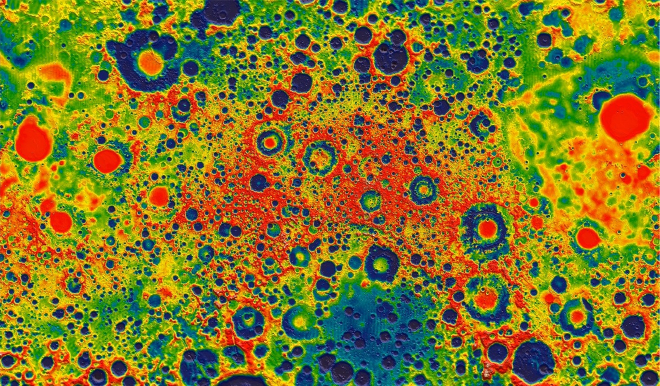
#> input picture grail_gravity_map_moon.jpg, 1319 x 772 px (shown at 1/2 size)
$ python moon_swarm.py   (Python 2 division)
#> lines starting #> are read from the running program, lines starting #| are printed output that depends on the picture
import matplotlib.image as mpimg
import matplotlib.pyplot as plt
import matplotlib.markers as mmarkers
from matplotlib.patches import Circle
from matplotlib.animation import FuncAnimation
import numpy as np
import math
import time

# Global Variables
min_blob_size = 20   # Distance for particle to reflect within blob
search_color_above = (255, 100, 100)   # Target color range
search_color_below = (200, 0, 0)
max_num_reflections = 30   # number of times particles reflect inside region for size estimation
swarm_size = 50
num_groups = 10
img_file_name = 'grail_gravity_map_moon.jpg'
velocity_min = -7   # Range of velocities particles can randomly take
velocity_max = 7
max_num_frames = 750   # End animation at this frame
use_position_colors = False   # Change particle color based on position or just white
show_anim = True   # Show animation running or just print results

def is_in_color(color):
	#return color[0] > color_threshold_r and color[1] < color_threshold_g and color[2] < color_threshold_b

	is_in = (color[0] >= search_color_below[0] and color[0] <= search_color_above[0]) \
		and (color[1] >= search_color_below[1] and color[1] <= search_color_above[1]) \
		and (color[2] >= search_color_below[2] and color[2] <= search_color_above[2])
	return is_in

# Read Image
img = mpimg.imread(img_file_name)[::-1,:]
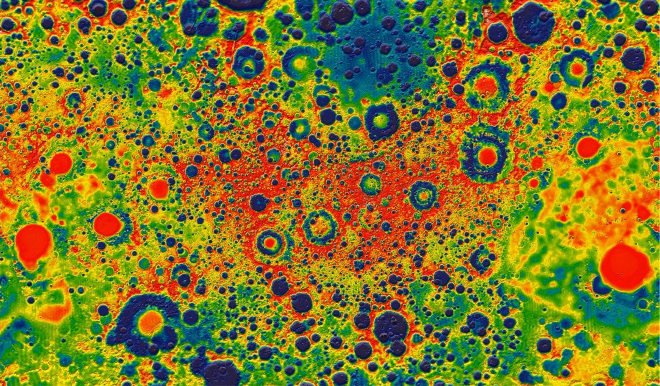
#> img: shape (772, 1319, 3) (shown at 1/2 size); mean R, G, B 129.2, 119.6, 39
#img = mpimg.imread('test/test7.jpg')[::-1,:]#[:,:,:3]

# Figure
fig, ax = plt.subplots()

img_x = img.shape[1]   # get x size
#> img_x = 1319
img_y = img.shape[0]   # get y size
#> img_y = 772
plt.xlim(0,img_x)   # set x limits of plot
plt.ylim(0,img_y)   # set y limits of plot

#print ("X=", img.shape[1])
#print ("Y=", img.shape[0])

# Output Images
ax.imshow(img, origin='lower')    # show gravity map on plot

states = {0:"Travelling", 1:"Measuring blob"}   # states a particle can be in

# return random int
# n - item count, d - dimentions per item
velocity_range = velocity_max - velocity_min
velocity_choices = [x for x in range(velocity_min, velocity_max+1)]
def get_rand_velocity(n, d):
	return np.random.choice(velocity_choices, (n, d))

# These arrays are used to choose random velocity in reverse direction
#pos_range = [v for v in range(0, velocity_max+1)]
#neg_range = [v for v in range(velocity_min, 1)]
#all_range = np.union1d(pos_range,neg_range)
all_range = [v for v in range(velocity_min, velocity_max+1)]
pos_range = all_range[len(all_range)/2:]
neg_range = all_range[0:len(all_range)/2+1]

# Create Swarm
swarm = np.zeros(swarm_size, dtype=[('position',       		int,   2),    # Position (x,y)
                                   ('velocity',        		int,   2),    # Velocity (dx,dy)
                                   ('color',           		float, 3),  # Color (r,g,b)
                                   ('group_num',	   		int,   1),    # Group
                                   ('state',   		   		int,   1),    # Is currently tracing edge
                                   ('blob_num',        		int,   1),    # Number of blob it is tracking. 0=none
                                   ('reflection_position',  int,   2),    # Position of last reflection bounce
								   ('in_color_count',  		int,   1)])   # Num iter in color

scale = 6
particle_size = 25 * scale  # Set particle size
edge_color = (0, 0, 0, 1)   # Set global outline color
swarm['position'][:, 0] = np.random.randint(0, img_x, swarm_size)   # Set random Y position in px
swarm['position'][:, 1] = np.random.randint(0, img_y, swarm_size)   # Set random X position in px
swarm['velocity'] = get_rand_velocity(swarm_size, 2)   # Set velocity components in px
#particle['color'] = (1, 0.0784, 0.576)   # pink color
swarm['color'] = [tuple(img[particle['position'][1]][particle['position'][0]]) for particle in swarm]
swarm['blob_num'] = -1   # begin invalid
swarm['reflection_position'] = (-1,-1)   # begin invalid

step = int(float(swarm_size)/num_groups)
for group_num in range(0, num_groups):
	swarm[group_num * step : group_num * step + step]['group_num'] = group_num

#print swarm

# Blob data
next_blob_num = 0   # for use when a new blob is discovered
blobs = np.empty(0, dtype=[('max_r2_found',     float, 1),
						   ('num_reflections',  int, 1),
						   ('position',			int, 2)])

# Manually selected blobs for accuracy testing
actual_blobs = []
if (img_file_name == 'grail_gravity_map_moon.jpg'):
	actual_blobs = np.empty(12, dtype=[('r2', float, 1),   # for accuracy in testing
						    		   ('position', int, 2)])
	actual_blobs[0]['position'] = (69, 482)
	actual_blobs[0]['r2'] = 1180.0
	actual_blobs[1]['position'] = (303, 643)
	actual_blobs[1]['r2'] = 490.0
	actual_blobs[2]['position'] = (215, 455)
	actual_blobs[2]['r2'] = 610.0
	actual_blobs[3]['position'] = (123, 327)
	actual_blobs[3]['r2'] = 400.0
	actual_blobs[4]['position'] = (319, 376)
	actual_blobs[4]['r2'] = 270.0
	actual_blobs[5]['position'] = (540, 485)
	actual_blobs[5]['r2'] = 70.0
	actual_blobs[6]['position'] = (977, 313)
	actual_blobs[6]['r2'] = 235.0
	actual_blobs[7]['position'] = (973, 172)
	actual_blobs[7]['r2'] = 395.0
	actual_blobs[8]['position'] = (1155, 136)
	actual_blobs[8]['r2'] = 125.0
	actual_blobs[9]['position'] = (1177, 293)
	actual_blobs[9]['r2'] = 390.0
	actual_blobs[10]['position'] = (1254, 532)
	actual_blobs[10]['r2'] = 2400.0
	actual_blobs[11]['position'] = (111, 626)
	actual_blobs[11]['r2'] = 265.0

	for blob in actual_blobs:
		circle = Circle((blob['position'][0], blob['position'][1]), math.sqrt(blob['r2']), edgecolor=(1,1,1,1), facecolor=(.8, .5, .5, .2))
		ax.add_patch(circle)

# Create initial scatter plot
scatter_plot = ax.scatter(swarm['position'][:, 0], swarm['position'][:, 1],
            c=(swarm['color'] / 255.0 if use_position_colors else (1,1,1)), s=particle_size, lw=0.5,
            edgecolors=edge_color, facecolors='none')

# Update plot for markers to show velocity
#   ( num_sides=3, style=0=regular_polygon, angle=atan2(y/x) )
markers = [(3, 0, math.degrees(math.atan2(particle['velocity'][1], particle['velocity'][0]))-90) for particle in swarm]

def set_markers():
	paths = []
	for marker in markers:
		marker_obj = mmarkers.MarkerStyle(marker)
		path = marker_obj.get_path().transformed(marker_obj.get_transform())
		paths.append(path)
	scatter_plot.set_paths(paths)

set_markers() # set plot markers as triangles with rotation wrt velocity

# Return true if inside, false if outside
def is_inside_img_bounds(_x, _y):
	return not ((_x < 0) or (_x > img_x-1) or (_y < 0) or (_y > img_y-1))

# Return accuracy of measurement
# [95 lines left out: functions accuracy, print_data, not called in this run]

# Check for position bounds and adjust velocity
def update_x_with_v(_x, _y, _vx, _vy, particle):
	if (_x + _vx < 0):   # check min bounds x
		_x = 0
		_vx *= -1
		particle['in_color_count'] = 0   # reset counter
	elif (_x + _vx > (img_x - 1)):   # check max bounds x, sub 1 bc img_x is size not index
		_x = (img_x - 1)
		_vx *= -1
		particle['in_color_count'] = 0   # reset counter
	else:
		_x += _vx   # normal movement

	if (_y + _vy < 0):   # check min bounds y
		_y = 0
		_vy *= -1
		particle['in_color_count'] = 0   # reset counter
	elif (_y + _vy > (img_y - 1)):   # check max bounds y
		_y = (img_y - 1)
		_vy *= -1
		particle['in_color_count'] = 0   # reset counter
	else:
		_y += _vy   # normal movement
	return _x, _y, _vx, _vy

# Calculate estimated area of a circle given squared radius
def calculate_A_circle_r2(r2):
	return 3.1415927 * r2

# Called every animation frame
global_frame_number = 0
def update(frame_number):
	global global_frame_number
	global_frame_number = frame_number
	print "Frame %d" % frame_number
	global next_blob_num

	for p_idx,particle in enumerate(swarm):
		# extract particle data for easy access
		x = particle['position'][0]   # position x coordinate
		y = particle['position'][1]   # position y coordinate
		vx = particle['velocity'][0]   # velocity x component
		vy = particle['velocity'][1]   # velocity y component

		# Check if current position is in color
		position_color = tuple(img[y][x])
		#print "P%d color = %s" % (idx, position_color)

		#print "particle", p_idx

		# Check blob's reflections for max
		blob_num = particle['blob_num']
		if (blob_num >= 0):
			blob = blobs[blob_num]
			if (blob['num_reflections'] > max_num_reflections):
				#print "\nBlob %d reflection count maxed. resetting particles\n" % blob_num
				circle = Circle((blob['position'][0], blob['position'][1]), math.sqrt(blob['max_r2_found']), edgecolor=(.5,.5,.5,1), facecolor=(.8, .8, .8, .6))
				ax.add_patch(circle)

				# reset group's variables
				swarm[particle['group_num'] * step : particle['group_num'] * step + step]['blob_num'] = -1
				swarm[particle['group_num'] * step : particle['group_num'] * step + step]['state'] = 0
				swarm[particle['group_num'] * step : particle['group_num'] * step + step]['reflection_position'] = (-1, -1)

		# Check that state is searching for blob
		if (particle['state'] == 0):

			if (particle['blob_num'] < 0):
				# No blob found for group

				def particle_in_other_blob_radius(x, y):
					for blob_idx,blob in enumerate(blobs):
						blob_x = blob['position'][0]
						blob_y = blob['position'][1]
						blob_r2 = blob['max_r2_found']

						d2 = (x - blob_x)**2 + (y - blob_y)**2
						r2 = d2 / 4.0

						#print "particle_in_other_blob_radius: P(%d,%d),  B%d(%d,%d), blob_r2=%.4f, r2=%.2f" % \
						#	(x, y, blob_idx, blob_x, blob_y, blob_r2, r2)

						if (r2 <= blob_r2):   # true if distance^2 < r^2 of blob
							return True
					return False

				# Check if particle is in another's radius
				if (particle_in_other_blob_radius(x, y) or not is_in_color(position_color)):
					# particle is in another blob's radius or is not in color

					#print "X(%d, %d), V(%d, %d) : not in color" % (x,y,vx,vy)

					particle['in_color_count'] = 0   # reset counter

					# Randomly mutate velocity, ensure both not 0
					while(True):
						vx = vx if (np.random.rand() > 0.02) else get_rand_velocity(1, 1)
						vy = vy if (np.random.rand() > 0.02) else get_rand_velocity(1, 1)
						if (vx != 0 or vy != 0):   # loop while both == 0
							break
					x, y, vx, vy = update_x_with_v(x, y, vx, vy, particle)

				else:
					# particle is in color

					#print "X(%d, %d), V(%d, %d), RED, CC=%d : in red" % (x,y,vx,vy, particle['in_color_count'])

					# Check if travelled far enough into blob
					d = math.sqrt( (vx * particle['in_color_count'])**2 + (vy * particle['in_color_count'])**2 )  # distance travelled
					if (d >= min_blob_size):
						# First blob found for group
						#print 'assigning new blob num -', next_blob_num

						particle['state'] = 1

						blobs.resize(next_blob_num + 1, refcheck=False)   # add new blob to list
						swarm[particle['group_num'] * step : particle['group_num'] * step + step]['blob_num'] = next_blob_num
						blobs[next_blob_num]['position'] = (x, y)   # set approximate position of blob
						next_blob_num += 1

						#print "\tEntered in blob state"
					else:
						particle['in_color_count'] += 1    # increment counter
						x, y, vx, vy = update_x_with_v(x, y, vx, vy, particle)

			else:
				# Group is assigned a blob

				# if travelling and a blob is found for group, head towards it
				dx = blobs[particle['blob_num']]['position'][0] - x
				dy = blobs[particle['blob_num']]['position'][1] - y

				d = math.sqrt(dx**2 + dy**2)

				#print "HEADING TOWARDS BLOB"
				#print "\tx:%d, y:%d,   dx:%d, dy:%d,  d:%.4f " % (x, y, dx, dy, d)
				#print "\tblob_num:%d, blob_x:%d, blob_y:%d" % (particle['blob_num'],blobs[particle['blob_num']]['position'][0],blobs[particle['blob_num']]['position'][1])

				if (d <= min_blob_size and is_in_color(position_color)):
					# particle is within blob
					particle['state'] = 1
					#print "\tSetting state to 1: %.4f <= %.4f" % (d , min_blob_size)
				else:
					# particle still travelling towards blob
					if (d != 0):   # TODO: not sure if this fixes the d==0 issue
						vx = dx / d * (velocity_range / 2)
						vy = dy / d * (velocity_range / 2)

					x, y, vx, vy = update_x_with_v(x, y, vx, vy, particle)

		# Check that state is searching blob
		if (particle['state'] == 1):
			#print "X(%d, %d), V(%d, %d), %s : State == 1" % (x,y,vx,vy,"RED" if is_in_color(position_color) else "",)

			# Check if next position will be out of bounds or outside blob
			if (is_inside_img_bounds(x + vx, y + vy) and not is_in_color(tuple(img[y + vy][x + vx]))):
				# need to reduce velocity to just hit in color edge next update

				a = particle['in_color_count'] * vx   # calc distance using iterations and velocity
				b = particle['in_color_count'] * vy

				next_vx = vx * -1   # store reversed velocity
				next_vy = vy * -1   # store reversed velocity

				# Choose random velocity in opposite direction
				safety = 40
				while (True):   # loop to ensure both components != 0
					safety -= 1
					if (safety == 0):
						print "NEXT VELOCITY LOOP BROKEN"*5
						break

					if (next_vx > 0):
						next_vx = np.random.choice(pos_range)
					elif (next_vx == 0):
						next_vx = np.random.choice(all_range)
					else:
						next_vx = np.random.choice(neg_range)
					if (next_vy > 0):
						next_vy = np.random.choice(pos_range)
					elif (next_vy == 0):
						next_vy = np.random.choice(all_range)
					else:
						next_vy = np.random.choice(neg_range)

					if (next_vx != 0 or next_vy != 0):  # redraw if both == 0
						break

				# Modify velocity to just place position at region boundary
				safety = 40
				while (True):   # loop to find nearest position that's in color
					safety -= 1
					if (safety == 0):
						print "NEAREST IN COLOR X LOOP BROKEN"*5
						break
					#print ("\tnearest in color : (%d, %d) : %s" % (vx, vy, is_in_color(tuple(img[y + vy][x + vx]))))
					if (vx != 0):
						vx += -1 if vx > 0 else 1
					if (is_in_color(tuple(img[y + vy][x + vx]))):
						break
					#print ("\tnearest in color : (%d, %d) : %s" % (vx, vy, is_in_color(tuple(img[y + vy][x + vx]))))
					if (vy != 0):
						vy += -1 if vy > 0 else 1
					if (is_in_color(tuple(img[y + vy][x + vx]))):
						break

				a += vx   # add last movements to distance
				b += vy

				x = x + vx   # set position as just on the edge
				y = y + vy
				vx = next_vx   # set velocity as reverse of previous
				vy = next_vy

				c2 = a**2 + b**2   # calculate Euclidean c^2,  where c^2 / 4 = r^2
				r2 = c2 / 4.0        #   this code is attemptingt to avoid square roots
				approx_blob_area = calculate_A_circle_r2(r2)

				#print "\tflipped V, setting x=%d,y=%d, COUNT=%d, A=%.2f" % \
				#		(x,y, particle['in_color_count'], approx_blob_area)

				particle['in_color_count'] = 0   # reset counter

				blob_num = particle['blob_num']    # get particle's blob num
				blobs[blob_num]['num_reflections'] += 1   # increment reflections in blob
				if (r2 > blobs[blob_num]['max_r2_found']):   # set max squared radius if found is greater
					#print '\tsetting max area of blob,'
					blobs[blob_num]['max_r2_found'] = r2
					if (particle['reflection_position'][0] > 0 and particle['reflection_position'][1] > 0):   # ensure position is valid
						#print '\tsetting position of blob P(x:%d, y:%d), Bold(%d, %d), Bnew(%d, %d)' % \
						(x,y,particle['reflection_position'][0], particle['reflection_position'][0], abs(x + particle['reflection_position'][0]) / 2, particle['reflection_position'][1] / 2)
						blobs[blob_num]['position'][0] = abs(x + particle['reflection_position'][0]) / 2   # Set blob position as midpoint of particle path
						blobs[blob_num]['position'][1] = abs(y + particle['reflection_position'][1]) / 2

				particle['reflection_position'][0] = x   # set reflection position
				particle['reflection_position'][1] = y

			else:
				# particle traversing blob

				#print "\tnormal update"
				particle['in_color_count'] += 1    # increment counter
				x, y, vx, vy = update_x_with_v(x, y, vx, vy, particle)

		# set particle data
		try:
			particle['position'][0] = x
			particle['position'][1] = y
			particle['velocity'][0] = vx
			particle['velocity'][1] = vy
			particle['color'] = position_color
			markers[p_idx] = (3, 0, math.degrees(math.atan2(vy, vx))-90)
		except Exception as e:
			print e
			pass
#> this loop made 50 passes
#> position_color on passes 1 to 12: (29, 158, 140), (14, 32, 18), (235, 147, 0), (240, 185, 40), (9, 22, 75), (231, 53, 15), (113, 105, 0), (39, 39, 77), (47, 71, 131), (127, 42, 3), (0, 89, 97), (16, 81, 85)
#> after the loop, markers = 50 items, first 6: (3, 0, -139.4), (3, 0, -180), (3, 0, -164.1), (3, 0, -149), (3, 0, -53.13), (3, 0, 0); next_blob_num = 0

	set_markers()   # update rotation of plot markers
#> the loop in set_markers (call 2), `for marker in markers:` made 50 passes
#> marker on passes 1 to 12: (3, 0, -139.4), (3, 0, -180), (3, 0, -164.1), (3, 0, -149), (3, 0, -53.13), (3, 0, 0), (3, 0, 68.2), (3, 0, 35.54), (3, 0, 29.74), (3, 0, -135), (3, 0, 35.54), (3, 0, -233.1)

    # Update the scatter collection
	if (use_position_colors):
		scatter_plot.set_facecolor(swarm['color'] / 255.0)
	scatter_plot.set_offsets(swarm['position'])

	global run_anim

	# Save screenshot if at certain frame
	#if (frame_number in [0,150,300,450,600]):
	#	plt.savefig("../screenshots/screenshot_i%d.png" % frame_number)

	# Stop animation at frame number
	if (frame_number == max_num_frames):
		run_anim = False
		print_data()
		animation.event_source.stop()

# Mouse click event
last_click_position = (0, 0)
# [47 lines left out: functions onclick, onpress, not called in this run]

run_anim = True
interval = 1
min_interval = 200
max_interval = 500
iterations = 180
click_cid = fig.canvas.mpl_connect('button_press_event', onclick)
btn_cid = fig.canvas.mpl_connect('key_press_event', onpress)

plt.grid(True)   # Show grid on axes

if (show_anim):
	animation = FuncAnimation(fig, update, interval=interval)#, frames=iterations)
else:
	start_time = time.time()

	for frame_number in range(max_num_frames):
		update(frame_number)
	print_data()

	stop_time = time.time()

	print "Runtime for %d frames: %.2fs" % (max_num_frames, stop_time - start_time)

plt.show()   # Show plot
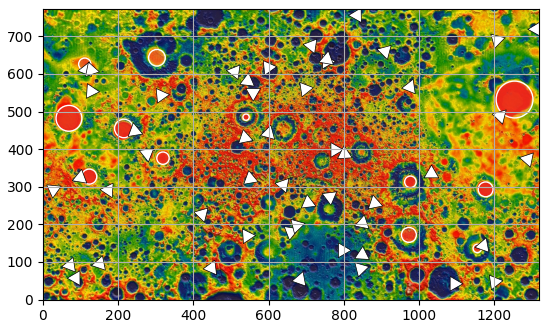
#> figure drawn by matplotlib, 1 panel
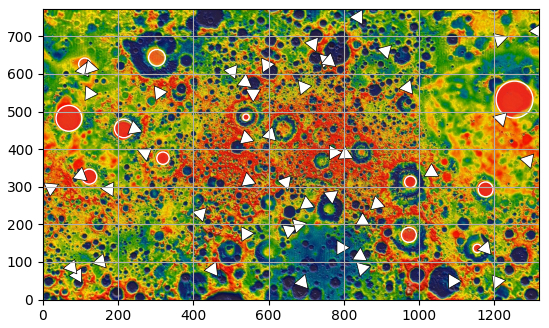
#> figure drawn by matplotlib, 1 panel
#animation.save("id.mp4", fps=20)
